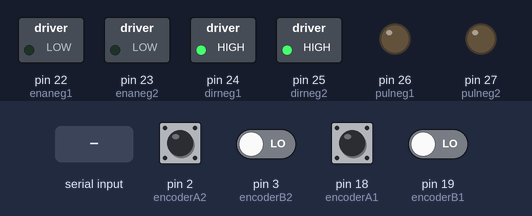
Recording of a sketch running on a simulated Arduino Mega 2560, built with avr-gcc and run on an emulated ATmega2560. Parts: switched loads named in the sketch (green lamp = pin HIGH), output pins drawn as LEDs (lit = HIGH). The inputs (shaded band) are chosen by the test bench; at power-on: pin 2 (encoderA2), pin 18 (encoderA1) HIGH, pin 3 (encoderB2), pin 19 (encoderB1) LOW.

Above: at 1.2 s.
1.3 s: pin 2 (encoderA2) pulsed LOW 2 times (0.12 s each, 0.3 s apart)
At 2.8 s:
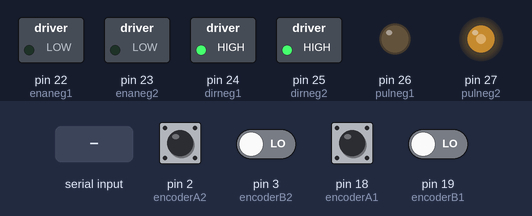
3.4 s: "PD1: E" received over Serial
At 4.6 s:
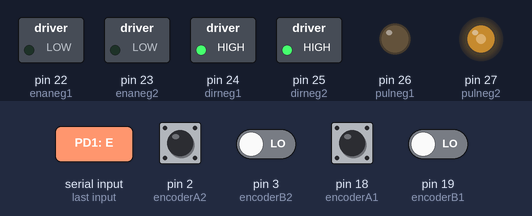
4.9 s: "1,90E" received over Serial
At 5.2 s:
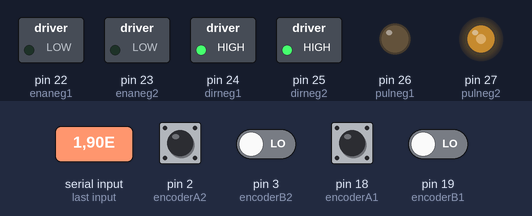
6.4 s: pin 18 (encoderA1) pulsed LOW 2 times (0.12 s each, 0.3 s apart)
At 7.1 s:
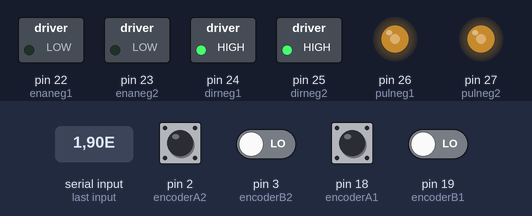
8.5 s: "PD2: E" received over Serial
At 9.2 s:
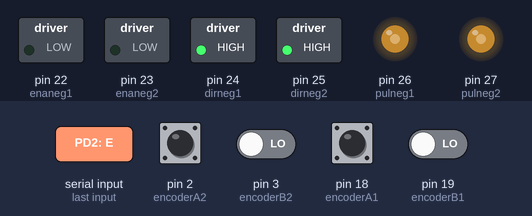
Timing chart, 0 to 11.0 s (numbered marks = the images above; inputs shaded):
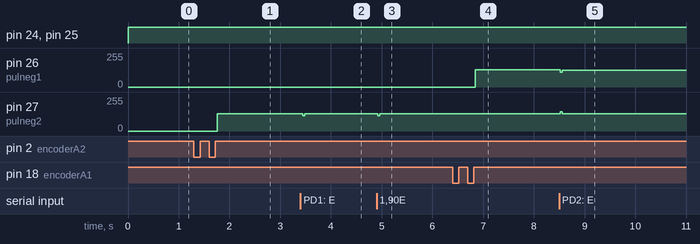

Measured:
- after the input at 1.3 s, pin 27 (pulneg2): 0/255 → 128/255 after 0.46 s
- after the input at 3.4 s, pin 27 (pulneg2): 128/255 → 129/255 at once
- after the input at 4.9 s, pin 27 (pulneg2): 129/255 → 128/255 at once
- after the input at 6.4 s, pin 26 (pulneg1): 0/255 → 129/255 after 0.44 s
- after the input at 8.5 s, pin 26 (pulneg1): 129/255 → 127/255 at once; pin 27 (pulneg2): 128/255 → 144/255 at once, → 128/255 0.04 s later

The sketch:

CL86T_PositionControlwoutDelay.ino
```cpp
/*
 * Motor 1 (Link 1)
 */
//Enable pin
const int enaneg1 = 22;
//Direction pin
const int dirneg1 = 24;
//Pulse pin
const int pulneg1 = 26;
//Encoder A pin
const int encoderA1 = 18;
//Encoder B pin
const int encoderB1 = 19;

//Target position (in steps; CHANGE TO DEGREEES) for Motor 1
int posDesired1 = 0; //-938; //1.5 scaling

//number of encoder counts in array (correspond to steps which correspond to position); EDIT TO MAKE A POSITION VARIABLE
int encoderCount1 = 0;

/*
 * Motor 2 (Link 2)
 */
//Enable pin
const int enaneg2 = 23;
//Direction pin
const int dirneg2 = 25;
//Pulse pin
const int pulneg2 = 27;
//Encoder A pin
const int encoderA2 = 2;
//Encoder B pin
const int encoderB2 = 3;

//Target position (in steps; CHANGE TO DEGREEES) for Motor 1
int posDesired2 = 0; //-893; //45 degrees; 1000 counts per rotation divided by 2???

//number of encoder counts in array (correspond to steps which correspond to position); EDIT TO MAKE A POSITION VARIABLE
int encoderCount2 = 0;

//current MICROSECOND COUNT
unsigned long currentMillis1 = 0;

//MICROSECOND COUNT at the last encoder count
unsigned long previousMillis1 = 0;

//current MICROSECOND COUNT
unsigned long currentMillis2 = 0;

//MICROSECOND COUNT at the last encoder count
unsigned long previousMillis2 = 0;

boolean stepPosition1 = false;
boolean stepPosition2 = false;

//Offset value (to make stopping smooth, since could bounce between positions)
const int EPSILON = 1;

//Delay of number of microseconds between switching pins from high to low and vice versa
int stepInterval = 500;

//character array for our serial input command stream
char command[8];
//what we get from the serial communication from the Pi
String serialInfo;

//Limit switch input to know when to normalize position to 0
const int limitSwitch = 40;

void setup() {
  //Motor 1 Setup
  pinMode(enaneg1,OUTPUT);
  pinMode(dirneg1,OUTPUT);
  pinMode(pulneg1,OUTPUT);
  pinMode(encoderA1,INPUT);
  pinMode(encoderB1,INPUT);

  //Motor 2 Setup
  pinMode(enaneg2,OUTPUT);
  pinMode(dirneg2,OUTPUT);
  pinMode(pulneg2,OUTPUT);
  pinMode(encoderA2,INPUT);
  pinMode(encoderB2,INPUT);

  //Begin Serial (for communication to the Pi)
  Serial.begin(9600);

  //if encoder pins go to HIGH, time when encoder pulsed is recorded
  attachInterrupt(digitalPinToInterrupt(encoderA1), senseEncoderA1, RISING);
  attachInterrupt(digitalPinToInterrupt(encoderA2), senseEncoderA2, RISING);
}

//adds new encoder pulse for Motor 1 "position" count
void senseEncoderA1(){
  if(digitalRead(encoderB1) == HIGH){
    encoderCount1--;
  }
  else {
    encoderCount1++;
  }
}

//adds new encoder pulse for Motor 2 "position" count
void senseEncoderA2(){
  if(digitalRead(encoderB2) == HIGH){
    encoderCount2--;
  }
  else {
    encoderCount2++;
  }
}

int convertMotor1Pos(int pos1) {
  return pos1*7500/360;
}

int convertMotor2Pos(int pos2) {
  return pos2*5000/(0.7*360);
}

void loop() {
// Check if we have a serial command to write to a position from the Pi

  if(Serial.available() > 0) {

    //Read our serial input until our end packet
    serialInfo = Serial.readStringUntil('E');

  }

  //Split up our received command into a character array; will need this to check which motor to command
    serialInfo.toCharArray(command, 8);

    //Get our desired position ; note: current encoding assumption is M(1/2)D(P/N)XXXXE, meaning position is a degree value
     if(command[1] == '1') {
          if(command[2] == 'D') {
            posDesired1 = serialInfo.substring(4).toInt();
            //posDesired1 = convertMotor1Pos(posDesired1);
            if(command[3] == 'N') {
              posDesired1 = -1*posDesired1;
            }
           // Serial.print("PD1: ");
            //Serial.println(posDesired1);
          }
      }
      else if(command[1] == '2') {
        if(command[2] == 'D'){
            posDesired2 = serialInfo.substring(4).toInt();
            //posDesired2 = convertMotor2Pos(posDesired2);
            if(command[3] == 'N') {
              posDesired2 = -1*posDesired2;
            }
            //Serial.print("PD2: ");
            //Serial.println(posDesired2);
        }
      }

  // WITH DEGREES
  /*
    //Split up our received command into a character array; will need this to check which motor to command
    serialInfo.toCharArray(command, 8);
    //Get our desired position ; note: current encoding assumption is M(1/2)D(P/N)XXXE, meaning position is a degree value
     if(command[1] == '1') {
          if(command[2] == 'D') {
            posDesired1 = serialInfo.substring(4).toInt();
            posDesired1 = convertMotor1Pos(posDesired1);
            if(command[3] == 'N') {
              posDesired1 = -1*posDesired1;
            }
           // Serial.print("PD1: ");
            //Serial.println(posDesired1);
          }
      }
      else if(command[1] == '2') {
        if(command[2] == 'D'){
            posDesired2 = serialInfo.substring(4).toInt();
            posDesired2 = convertMotor2Pos(posDesired2);
            if(command[3] == 'N') {
              posDesired2 = -1*posDesired2;
            }
            //Serial.print("PD2: ");
            //Serial.println(posDesired2);
        }
      }
      */

//  //Move Motor 1
//    if (posDesired1-EPSILON>encoderCount1){
//      digitalWrite(dirneg1, LOW);
//      digitalWrite(pulneg1,HIGH);
//      delayMicroseconds(stepInterval);
//      digitalWrite(pulneg1,LOW);
//      delayMicroseconds(stepInterval);
//    }
//    else if (posDesired1+EPSILON<encoderCount1){
//      digitalWrite(dirneg1, HIGH);
//      digitalWrite(pulneg1,HIGH);
//      delayMicroseconds(stepInterval);
//      digitalWrite(pulneg1,LOW);
//      delayMicroseconds(stepInterval);
//    }
//
//  //Move Motor 2
//      if (posDesired2-EPSILON>encoderCount2){
//      digitalWrite(dirneg2, LOW);
//      digitalWrite(pulneg2,HIGH);
//      delayMicroseconds(stepInterval);
//      digitalWrite(pulneg2,LOW);
//      delayMicroseconds(stepInterval);
//    }
//    else if (posDesired2+EPSILON<encoderCount2){
//      digitalWrite(dirneg2, HIGH);
//      digitalWrite(pulneg2,HIGH);
//      delayMicroseconds(stepInterval);
//      digitalWrite(pulneg2,LOW);
//      delayMicroseconds(stepInterval);
//    }

  //posDesired1 = 500;
  //posDesired2 = 0;

  //  //steps motor and writes times of encoder pulses to
    currentMillis1 = currentMillis2 = micros();
    //these two if statements pulse the motor
    if(encoderCount1 < posDesired1-EPSILON)
        digitalWrite(dirneg1, LOW);
     else
        digitalWrite(dirneg1, HIGH);
    //runs when more time than the step interval has elapsed - sets pulse pin to HIGH
    if(encoderCount1 < posDesired1-EPSILON || encoderCount1 > posDesired1+EPSILON){
      if(currentMillis1 - previousMillis1 >= stepInterval){
        if(stepPosition1){
          digitalWrite(pulneg1,LOW);
          stepPosition1 = false;
          previousMillis1 = currentMillis1;
        } else {
            digitalWrite(pulneg1,HIGH);
            stepPosition1 = true;
            //Serial.println("yeet");
            previousMillis1 = currentMillis1;
          }
        }
    }

    //these two if statements pulse the motor
    if(encoderCount2 < posDesired2-EPSILON)
        digitalWrite(dirneg2, LOW);
     else
        digitalWrite(dirneg2, HIGH);
    //runs when more time than the step interval has elapsed - sets pulse pin to HIGH
    if(encoderCount2 < posDesired2-EPSILON || encoderCount2 > posDesired2+EPSILON){
      if(currentMillis2 - previousMillis2 >= stepInterval){
        if(stepPosition2){
          digitalWrite(pulneg2,LOW);
          stepPosition2 = false;
          previousMillis2 = currentMillis2;
        } else {
            digitalWrite(pulneg2,HIGH);
            stepPosition2 = true;
            //Serial.println("yeet");
            previousMillis2 = currentMillis2;
          }
        }
    }
    //Serial.print("Enc2: ");
    //Serial.println(encoderCount2);
//     delay(.05);
//    Serial.println(encoderCount1);

}
```
